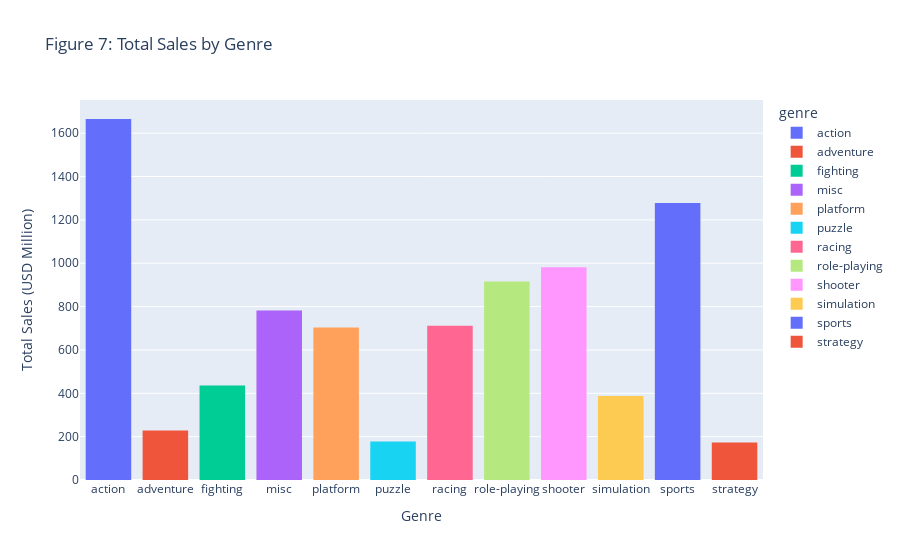

Here is the notebook cell this chart was saved with:
### Markdown cell above
#### Which genres are the most profitable? Which are the least?

### Code cell
# Create a df with the sum of all sales grouped by genre
genre_sales = df_filtered.groupby('genre')['total_sales'].sum().reset_index()

# Plot the total sales by genre
fig7 = px.histogram(genre_sales,
                    x='genre',
                    y='total_sales',
                    title='Figure 7: Total Sales by Genre',
                    color='genre')
fig7.update_layout(xaxis_title='Genre', yaxis_title='Total Sales (USD Million)')
fig7.show()

### Figure 1 — Plotly figure (JSON) as saved in the notebook; plotly's stock layout.template omitted (floating-point values rounded to 4 significant figures)
{"data": [{"alignmentgroup": "True", "bingroup": "x", "histfunc": "sum", "hovertemplate": "genre=%{x}<br>sum of total_sales=%{y}<extra></extra>", "legendgroup": "action", "marker": {"color": "#636efa", "pattern": {"shape": ""}}, "name": "action", "offsetgroup": "action", "orientation": "v", "showlegend": true, "type": "histogram", "x": ["action"], "xaxis": "x", "y": [1665.0], "yaxis": "y"}, {"alignmentgroup": "True", "bingroup": "x", "histfunc": "sum", "hovertemplate": "genre=%{x}<br>sum of total_sales=%{y}<extra></extra>", "legendgroup": "adventure", "marker": {"color": "#EF553B", "pattern": {"shape": ""}}, "name": "adventure", "offsetgroup": "adventure", "orientation": "v", "showlegend": true, "type": "histogram", "x": ["adventure"], "xaxis": "x", "y": [228.6], "yaxis": "y"}, {"alignmentgroup": "True", "bingroup": "x", "histfunc": "sum", "hovertemplate": "genre=%{x}<br>sum of total_sales=%{y}<extra></extra>", "legendgroup": "fighting", "marker": {"color": "#00cc96", "pattern": {"shape": ""}}, "name": "fighting", "offsetgroup": "fighting", "orientation": "v", "showlegend": true, "type": "histogram", "x": ["fighting"], "xaxis": "x", "y": [435.4], "yaxis": "y"}, {"alignmentgroup": "True", "bingroup": "x", "histfunc": "sum", "hovertemplate": "genre=%{x}<br>sum of total_sales=%{y}<extra></extra>", "legendgroup": "misc", "marker": {"color": "#ab63fa", "pattern": {"shape": ""}}, "name": "misc", "offsetgroup": "misc", "orientation": "v", "showlegend": true, "type": "histogram", "x": ["misc"], "xaxis": "x", "y": [781.9], "yaxis": "y"}, {"alignmentgroup": "True", "bingroup": "x", "histfunc": "sum", "hovertemplate": "genre=%{x}<br>sum of total_sales=%{y}<extra></extra>", "legendgroup": "platform", "marker": {"color": "#FFA15A", "pattern": {"shape": ""}}, "name": "platform", "offsetgroup": "platform", "orientation": "v", "showlegend": true, "type": "histogram", "x": ["platform"], "xaxis": "x", "y": [703.3], "yaxis": "y"}, {"alignmentgroup": "True", "bingroup": "x", "histfunc": "sum", "hovertemplate": "genre=%{x}<br>sum of total_sales=%{y}<extra></extra>", "legendgroup": "puzzle", "marker": {"color": "#19d3f3", "pattern": {"shape": ""}}, "name": "puzzle", "offsetgroup": "puzzle", "orientation": "v", "showlegend": true, "type": "histogram", "x": ["puzzle"], "xaxis": "x", "y": [177.1], "yaxis": "y"}, {"alignmentgroup": "True", "bingroup": "x", "histfunc": "sum", "hovertemplate": "genre=%{x}<br>sum of total_sales=%{y}<extra></extra>", "legendgroup": "racing", "marker": {"color": "#FF6692", "pattern": {"shape": ""}}, "name": "racing", "offsetgroup": "racing", "orientation": "v", "showlegend": true, "type": "histogram", "x": ["racing"], "xaxis": "x", "y": [711.4], "yaxis": "y"}, {"alignmentgroup": "True", "bingroup": "x", "histfunc": "sum", "hovertemplate": "genre=%{x}<br>sum of total_sales=%{y}<extra></extra>", "legendgroup": "role-playing", "marker": {"color": "#B6E880", "pattern": {"shape": ""}}, "name": "role-playing", "offsetgroup": "role-playing", "orientation": "v", "showlegend": true, "type": "histogram", "x": ["role-playing"], "xaxis": "x", "y": [915.8], "yaxis": "y"}, {"alignmentgroup": "True", "bingroup": "x", "histfunc": "sum", "hovertemplate": "genre=%{x}<br>sum of total_sales=%{y}<extra></extra>", "legendgroup": "shooter", "marker": {"color": "#FF97FF", "pattern": {"shape": ""}}, "name": "shooter", "offsetgroup": "shooter", "orientation": "v", "showlegend": true, "type": "histogram", "x": ["shooter"], "xaxis": "x", "y": [981.6], "yaxis": "y"}, {"alignmentgroup": "True", "bingroup": "x", "histfunc": "sum", "hovertemplate": "genre=%{x}<br>sum of total_sales=%{y}<extra></extra>", "legendgroup": "simulation", "marker": {"color": "#FECB52", "pattern": {"shape": ""}}, "name": "simulation", "offsetgroup": "simulation", "orientation": "v", "showlegend": true, "type": "histogram", "x": ["simulation"], "xaxis": "x", "y": [387.4], "yaxis": "y"}, {"alignmentgroup": "True", "bingroup": "x", "histfunc": "sum", "hovertemplate": "genre=%{x}<br>sum of total_sales=%{y}<extra></extra>", "legendgroup": "sports", "marker": {"color": "#636efa", "pattern": {"shape": ""}}, "name": "sports", "offsetgroup": "sports", "orientation": "v", "showlegend": true, "type": "histogram", "x": ["sports"], "xaxis": "x", "y": [1277.0], "yaxis": "y"}, {"alignmentgroup": "True", "bingroup": "x", "histfunc": "sum", "hovertemplate": "genre=%{x}<br>sum of total_sales=%{y}<extra></extra>", "legendgroup": "strategy", "marker": {"color": "#EF553B", "pattern": {"shape": ""}}, "name": "strategy", "offsetgroup": "strategy", "orientation": "v", "showlegend": true, "type": "histogram", "x": ["strategy"], "xaxis": "x", "y": [172.6], "yaxis": "y"}], "layout": {"barmode": "relative", "legend": {"title": {"text": "genre"}, "tracegroupgap": 0}, "title": {"text": "Figure 7: Total Sales by Genre"}, "xaxis": {"anchor": "y", "categoryarray": ["action", "adventure", "fighting", "misc", "platform", "puzzle", "racing", "role-playing", "shooter", "simulation", "sports", "strategy"], "categoryorder": "array", "domain": [0, 1], "title": {"text": "Genre"}}, "yaxis": {"anchor": "x", "domain": [0, 1], "title": {"text": "Total Sales (USD Million)"}}}}
